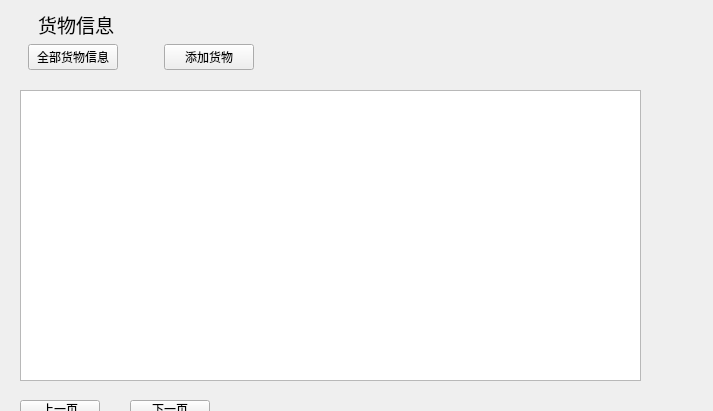
<?xml version="1.0" encoding="UTF-8"?>
<ui version="4.0">
 <class>CargoInformation</class>
 <widget class="QWidget" name="CargoInformation">
  <property name="geometry">
   <rect>
    <x>0</x>
    <y>0</y>
    <width>713</width>
    <height>411</height>
   </rect>
  </property>
  <property name="windowTitle">
   <string>Form</string>
  </property>
  <widget class="QTableView" name="tableView">
   <property name="geometry">
    <rect>
     <x>20</x>
     <y>90</y>
     <width>621</width>
     <height>291</height>
    </rect>
   </property>
   <property name="name" stdset="0">
    <string>DisplayBox</string>
   </property>
  </widget>
  <widget class="QWidget" name="widget" native="true">
   <property name="geometry">
    <rect>
     <x>10</x>
     <y>10</y>
     <width>244</width>
     <height>60</height>
    </rect>
   </property>
   <layout class="QVBoxLayout" name="verticalLayout">
    <item>
     <layout class="QHBoxLayout" name="horizontalLayout">
      <item>
       <spacer name="horizontalSpacer">
        <property name="orientation">
         <enum>Qt::Horizontal</enum>
        </property>
        <property name="sizeType">
         <enum>QSizePolicy::Fixed</enum>
        </property>
        <property name="sizeHint" stdset="0">
         <size>
          <width>28</width>
          <height>20</height>
         </size>
        </property>
       </spacer>
      </item>
      <item>
       <widget class="QLabel" name="titleLable_2">
        <property name="minimumSize">
         <size>
          <width>80</width>
          <height>20</height>
         </size>
        </property>
        <property name="text">
         <string>&lt;html&gt;&lt;head/&gt;&lt;body&gt;&lt;p&gt;&lt;span style=&quot; font-size:14pt;&quot;&gt;货物信息&lt;/span&gt;&lt;/p&gt;&lt;/body&gt;&lt;/html&gt;</string>
        </property>
       </widget>
      </item>
     </layout>
    </item>
    <item>
     <layout class="QHBoxLayout" name="horizontalLayout_2">
      <item>
       <spacer name="horizontalSpacer_2">
        <property name="orientation">
         <enum>Qt::Horizontal</enum>
        </property>
        <property name="sizeType">
         <enum>QSizePolicy::Fixed</enum>
        </property>
        <property name="sizeHint" stdset="0">
         <size>
          <width>18</width>
          <height>20</height>
         </size>
        </property>
       </spacer>
      </item>
      <item>
       <widget class="QPushButton" name="wholeButton">
        <property name="text">
         <string>全部货物信息</string>
        </property>
       </widget>
      </item>
      <item>
       <spacer name="horizontalSpacer_3">
        <property name="orientation">
         <enum>Qt::Horizontal</enum>
        </property>
        <property name="sizeType">
         <enum>QSizePolicy::Fixed</enum>
        </property>
        <property name="sizeHint" stdset="0">
         <size>
          <width>40</width>
          <height>20</height>
         </size>
        </property>
       </spacer>
      </item>
      <item>
       <widget class="QPushButton" name="addButton">
        <property name="text">
         <string>添加货物</string>
        </property>
       </widget>
      </item>
     </layout>
    </item>
   </layout>
  </widget>
  <widget class="QWidget" name="widget_2" native="true">
   <property name="geometry">
    <rect>
     <x>20</x>
     <y>390</y>
     <width>621</width>
     <height>41</height>
    </rect>
   </property>
   <widget class="QPushButton" name="nextButton">
    <property name="geometry">
     <rect>
      <x>110</x>
      <y>10</y>
      <width>80</width>
      <height>18</height>
     </rect>
    </property>
    <property name="text">
     <string>下一页</string>
    </property>
    <property name="PushButton" stdset="0">
     <string/>
    </property>
    <property name="name" stdset="0">
     <string>PushButton</string>
    </property>
   </widget>
   <widget class="QPushButton" name="previousButton">
    <property name="geometry">
     <rect>
      <x>0</x>
      <y>10</y>
      <width>80</width>
      <height>18</height>
     </rect>
    </property>
    <property name="text">
     <string>上一页</string>
    </property>
    <property name="PushButton" stdset="0">
     <string/>
    </property>
    <property name="name" stdset="0">
     <string>PushButton</string>
    </property>
   </widget>
  </widget>
 </widget>
 <resources/>
 <connections/>
</ui>
